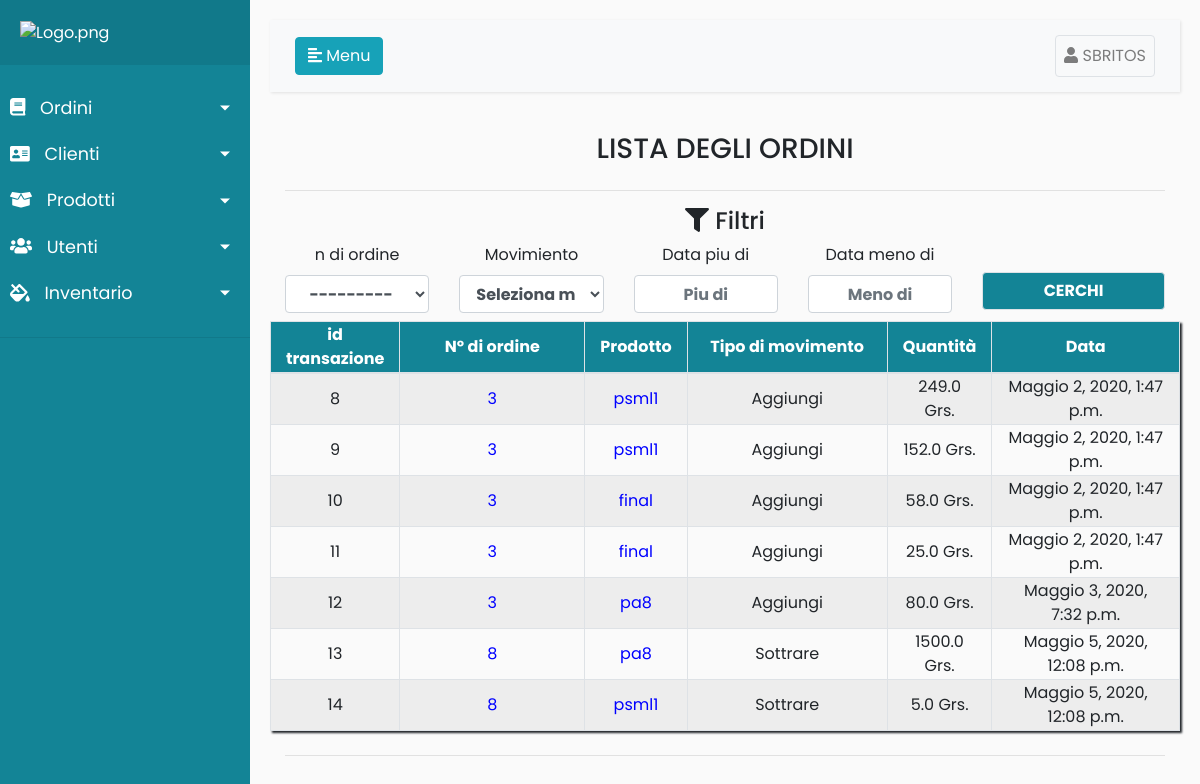
The page /Stock/listMov/ (signed in) on the database as committed earlier.
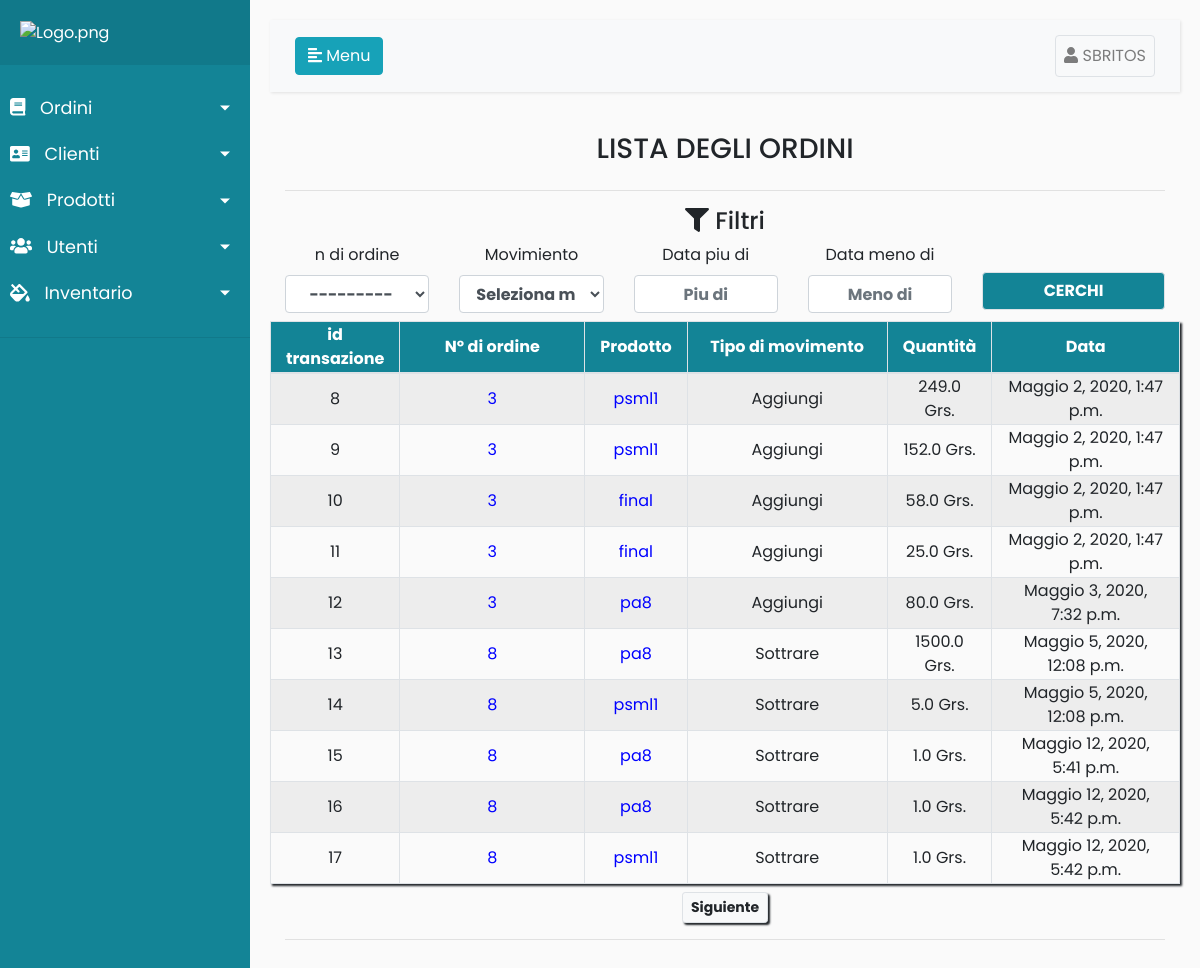
The same page on the database as committed later.
### Stock/models.py (models this page shows, shortened)
class StockMovimientos(models.Model):
    nombre = models.ForeignKey(Stock,on_delete=models.CASCADE,blank=False,null=False)
    tipo_de_movimiento = models.BooleanField(blank=False,null=False)
    cantidad =models.FloatField(blank=False,null=False)
    orden = models.ForeignKey("Ordenes.Ordenes",on_delete=models.CASCADE)
    fecha = models.DateTimeField(auto_now_add=True,blank=False,null=False)

class Stock(models.Model):
    TIPO_PRODUCTO = (
        ('Fondo','Fondo'),
        ('Finitura','Finitura'),
        ('Pre_tratamiento','Pre_tratamiento'),
    )
    nombre = models.CharField(max_length=100,null=False,blank=False)
    descripcion = models.TextField(blank=True,null=True)
    cantidad = models.PositiveIntegerField(blank=False,null=False)
    tipo_de_producto = models.CharField(choices=TIPO_PRODUCTO,max_length=15,blank=True,null=True)
    proveedor = models.CharField(max_length=50,null=False,blank=False)
    precio = models.FloatField(null=True,blank=True)

### Ordenes/models.py (models this page shows)
class Ordenes(models.Model):
    ESTADOS = (
        ('Ricevuto', 'Ricevuto'),
        ('Creato','Creato'),
        ('Assegnato','Assegnato'),
        ('Completato','Completato'),
        ('Consegnato','Consegnato'),
        ('Spedito', 'Spedito'),
        ('Inviato', 'Inviato'),
    )
    UBICACIONES = (
        ('Segretaria', 'Segretaria'),
        ('Fortex Nuova', 'Fortex Nuova'),
        ('Fortex Vecchia', 'Fortex Vecchia'),
        ('Cliente', 'Cliente'),
        ('Verniciatura', 'Verniciatura'),
        ('Controlo Qualità', 'Controlo Qualità'),
        ('Montaggio', 'Montaggio'),
        ('Graphic Design', 'Graphic Design'),
    )
    orden = models.AutoField(primary_key=True , blank=False,verbose_name='Número de órden')
    descripcion = models.TextField()
    producto = models.ForeignKey(Productos,verbose_name=('Prodotto'),on_delete=models.CASCADE)
    fecha_ingreso = models.DateTimeField(auto_now_add=True)
    estado = models.CharField(max_length=20,choices=ESTADOS)
    cantidad_recibida = models.PositiveIntegerField(blank=False,null=True)
    ubicacion = models.CharField(max_length=20,choices=UBICACIONES)
    fecha_entrega_estimada=models.DateField(blank=True,null=True)
    asignado = models.ForeignKey(Usuarios, verbose_name=("Aseggnato a "),related_name='Asignado', on_delete=models.CASCADE)
    fecha_entrega_real = models.DateField(blank=True,null=True)
    usuarios = models.ForeignKey(Usuarios, verbose_name=("Creato"),on_delete=models.CASCADE, null=True,blank=False)
    cantidadEntregada = models.IntegerField(blank=True,null=True)
    telaio = models.IntegerField(blank=True,null=True)
    history = HistoricalRecords()
    def __str__(self):
        return str(self.orden)

### Stock/views.py (the view)
# urls.py: path('Stock/listMov/', login_required(ListViewMovimientosStock), name='listMov'),
def ListViewMovimientosStock(request):
    Model_one = StockMovimientos.objects.all()
    myFilter = StockMovimientosFilter(request.GET, queryset=Model_one)
    paginator = Paginator(myFilter.qs, 10)
    page = request.GET.get('page1')
    try:
        pub = paginator.page(page)
    except PageNotAnInteger:
        pub = paginator.page(1)
    except EmptyPage:
        pub = paginator.page(paginator.num_pages)
    myFilter = StockMovimientosFilter(request.GET, queryset=Model_one)
    context = {'Model_one': Model_one, 'pub': pub, "myFilter": myFilter}
    return render(request, 'stock/ListaCambios.html', context)

### Stock/templates/stock/ListaCambios.html (shortened to what the changed rows need)
{% extends 'register/index.html' %}
{% load static %}
{% load widget_tweaks %}
{% block content %}
    {% if perms.Register.Administrador or perms.Register.Stock or perms.Register.Encargado %}
        <div class="d-flex justify-content-center">
            <table class=" table-responsive-lg table-striped table-bordered table-hover"
                   style="box-shadow:2px 2px 2px;">
                <thead style="background-color:#138496;color:#fff">
                <th class="col-md text-center" style="width:5rem;">id transazione</th>
                <th class="col-md text-center" style="width:5rem;">Nº di ordine</th>
                <th class="col-md text-center" style="width:5rem;">Prodotto</th>
                <th class="col-md text-center" style="width:15rem;">Tipo di movimento</th>
                <th class="col-md text-center" style="width:5rem;">Quantità</th>
                <th class="col-md text-center" style="width:15rem;">Data</th>
                </thead>
                {% for i in pub %}
                    <tr>
                    <td class="col-md text-center" style="width:5rem;">{{ i.id }}</td>
                    <td class="col-md text-center" style="width:15rem; color: blue"><a
                            href="{% url 'detailOrden' i.orden %} ">{{ i.orden }}</a></td>
                    <td class="col-md text-center" style="color:blue;width:5rem;"><a
                            href="{% url 'detailProductos' i.nombre.id %}">{{ i.nombre.nombre }}</a></td>
                    <td class="col-md text-center" style="width:5rem;">{% if i.tipo_de_movimiento == True %}
                        Aggiungi{% else %}Sottrare{% endif %}</td>
                    <td class="col-md text-center" style="width:5rem;">{{ i.cantidad }} Grs.</td>
                    <td class="col-md text-center" style="width:15rem;">{{ i.fecha }}</td>
                {% endfor %}
            </table>
        </div>
        <div class="container">
            <div class="d-flex justify-content-center mt-2">
                {% if pub.has_next %}
                    <a href="?{{ request.get_full_path }}&page1={{ pub.next_page_number }}&page=Myfilter"
                       style="box-shadow:2px 2px 2px;" class="btn btn-light fgcolor-black btn-sm rounded-pill border"
                       type="submit">
                        <strong>Siguiente</strong></a>
                {% endif %}
            </div>
        </div>
        </div>
    {% else %}
        no tienes permioso de ingresar aqui
    {% endif %}
{% endblock %}

Rows that differ between the two databases and show on the page:
added StockMovimientos: id "15", orden "8", nombre.nombre "pa8", tipo_de_movimiento "Sottrare", cantidad "1.0", fecha "Maggio 12, 2020, 5:41 p.m."
added StockMovimientos: id "16", orden "8", nombre.nombre "pa8", tipo_de_movimiento "Sottrare", cantidad "1.0", fecha "Maggio 12, 2020, 5:42 p.m."
added StockMovimientos: id "17", orden "8", nombre.nombre "psml1", tipo_de_movimiento "Sottrare", cantidad "1.0", fecha "Maggio 12, 2020, 5:42 p.m."
Other text that changed with them:
text now shown: "Siguiente"
